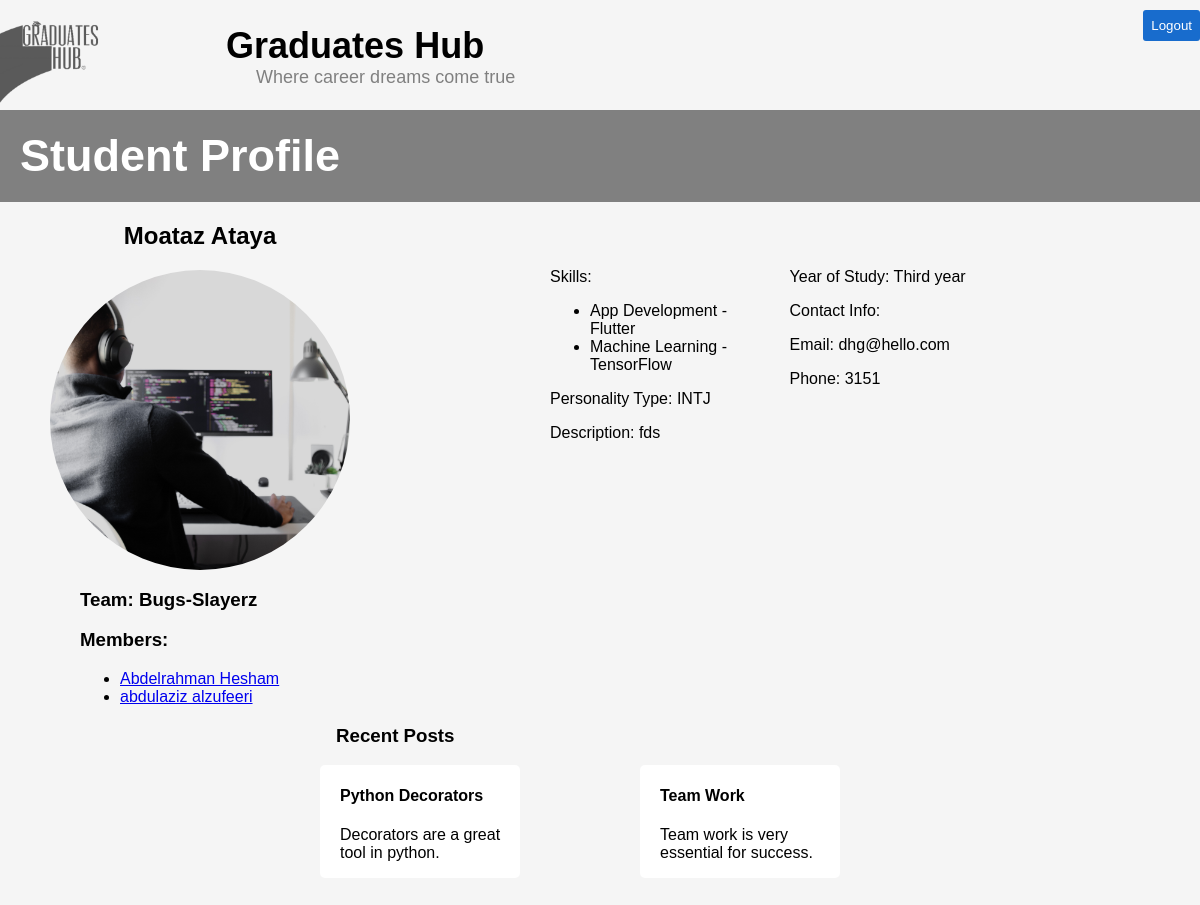
/hub/student-profile/1/ (signed in), run on the app's committed database.
### hub/models.py (models this page shows, shortened)
class User(models.Model):
    GENDERS = [('M', 'Male'), ('F', 'Female')]
    name = models.CharField(max_length=40)
    phone = models.PositiveIntegerField()
    bio = models.TextField(max_length=500)
    photo = models.ImageField(default='default.png',
                              upload_to='profile_pics/', blank=True)
    website = models.URLField(null=True, blank=True)
    email = models.EmailField()
    def __str__(self):
        return self.name

class Skill(models.Model):
    FIELDS = [('Embedded Systems', 'Embedded Systems'),
              ('App Development', 'App Development'),
              ('Programming Language', 'Programming Language'),
              ('Graphic Design', 'Graphics Design'),
              ('Machine Learning', 'Machine Learning'),
              ('Databases', 'Databases'),
              ('Web Backend', 'Web Backend'),
              ('Web Frontend', 'Web Frontend')]
    field = models.CharField(max_length=40, choices=FIELDS)
    name = models.CharField(max_length=40)
    def __str__(self):
        return self.field + ' - ' + self.name

class Student(User):
    PERSONALITIES = [('INTP', 'INTP'), ('INTJ', 'INTJ'), ('INFP', 'INFP'),
                     ('INFJ', 'INFJ'), ('ISTP', 'ISTP'), ('ISTJ', 'ISTJ'),
                     ('ISFP', 'ISFP'), ('ISFJ', 'ISFJ'), ('ENTP', 'ENTP'),
                     ('ENTJ', 'ENTJ'), ('ENFP', 'ENFP'), ('ENFJ', 'ENFJ'),
                     ('ESTP', 'ESTP'), ('ESTJ', 'ESTJ'), ('ESFP', 'ESFP'),
                     ('ESFJ', 'ESFJ')]
    ORDINALS = {1: 'First', 2: 'Second', 3: 'Third', 4: 'Fourth', 5: 'Fifth',
                6: 'Sixth', 7: 'Seventh', 8: 'Eighth', 9: 'Eighth', 10: 'tenth'}
    COMPATIBILITY_MATRIX = {
        'INTJ': ['ENFP', 'INFP', 'ENTJ', 'INTJ', 'INFJ', 'ISTJ'],
        'INTP': ['ENFJ', 'INFJ', 'ENTP', 'INTP', 'INFP', 'ISTP'],
        'INFJ': ['ENFP', 'INFP', 'ENTJ', 'INTJ', 'INFJ', 'ENFJ'],
        'INFP': ['ENFJ', 'INFJ', 'ENTP', 'INTP', 'INFP', 'ENFP'],
        'ISTJ': ['ENFJ', 'INFJ', 'ESFJ', 'ISFJ', 'ISTJ', 'ESTJ'],
        'ISFJ': ['ENFJ', 'INFJ', 'ESFJ', 'ISFJ', 'ISTJ', 'ESTJ'],
        'ISTP': ['ENFP', 'INFP', 'ENTP', 'INTP', 'ISFP', 'ISTP'],
        'ISFP': ['ENFJ', 'INFJ', 'ESFP', 'ISFP', 'ISTP', 'ESTP'],
        'ENTJ': ['ENFP', 'INFP', 'ENTJ', 'INTJ', 'INFJ', 'ENFJ'],
        'ENTP': ['ENFJ', 'INFJ', 'ENTP', 'INTP', 'INFP', 'ENFP'],
        'ENFJ': ['ENFP', 'INFP', 'ENTJ', 'INTJ', 'INFJ', 'ENTP'],
        'ENFP': ['ENFJ', 'INFJ', 'ENTP', 'INTP', 'INFP', 'ENFP'],
        'ESTJ': ['ESFJ', 'ISFJ', 'ISTJ', 'ESTJ', 'ENTJ', 'INTJ'],
        'ESFJ': ['ESFJ', 'ISFJ', 'ISTJ', 'ESTJ', 'ENFJ', 'INFJ'],
        'ESTP': ['ESFP', 'ISFP', 'ISTP', 'ESTP', 'ENTP', 'INTP'],
        'ESFP': ['ESFJ', 'ISFJ', 'ESFP', 'ISFP', 'ISTP', 'ESTP']
    }
    auth_user = models.OneToOneField(
        AuthUser, on_delete=models.CASCADE, related_name='profile')
    gender = models.CharField(max_length=1, choices=User.GENDERS)
    year = models.PositiveIntegerField()
    personality = models.CharField(max_length=4, choices=PERSONALITIES)
    team = models.ForeignKey(
        Team, null=True, on_delete=models.SET_NULL, blank=True)
    design_semester = models.ForeignKey(
        Semester, null=True, on_delete=models.SET_NULL, blank=True)
    skills = models.ManyToManyField(
        'Skill')
    occupancies = models.ManyToManyField('Occupancy', blank=True)

class Team(models.Model):
    name = models.CharField(max_length=30)
    project = models.OneToOneField(
        'Post', on_delete=models.SET_NULL, null=True)

### hub/views.py (the view)
# urls.py: path("student-profile/<int:id>/", views.get_student_profile, name='student-profile'),
def get_student_profile(request, id):
    if request.user.profile.id == id:
        return redirect('my-profile')
    student = Student.objects.get(id=id)
    student_skills = student.skills.all()
    if student.team:
        student_team = student.team.student_set.all().exclude(name=student.name)
    else:
        student_team = []
    student_year = student.ORDINALS[student.year]
    context = {'student': student, 'skills': student_skills,
               'study_year': student_year, 'team': student_team}
    return render(request, 'hub/student_profile.html', context)

### hub/templates/hub/student_profile.html (shortened to what this page needs)
{% load static%}
<!DOCTYPE html>
<html>
<head>
	<link rel="stylesheet" type="text/css" href="{% static 'hub/css/student_profile.css' %}">
</head>
<body>
	<header>
		<div class="logo">
			<div class="logo">
				<a  href="{% url 'student-home' %}"><img src="{% static 'hub/img/GraduatesHubLogo.png' %}" alt="Graduates Hub Logo"></a>
			</div>
		</div>
		<div class="title">
			<h1>Graduates Hub</h1>
			<p>Where career dreams come true</p>
		</div>
		<a href="/logout/"><button class="logout-button"> Logout </button></a>
	</header>
	<div class = "bar">
        <h2>Student Profile</h2>
    </div>
	<main>
        <div class="profile-info">
		<div class="profile-title">
            <h2> {{ student.name }}</h2>
			<img src="{{ student.photo.url}}" alt="Profile Photo">
		</div>
		<div class="fields">
            <div class="fields-info">
			<div class="left">
				<p>Skills:
					<ul>
					{% for skill in skills %}
					 <li>{{skill}}</li>
					{% endfor %}
					</ul>
				</p>
				<p>Personality Type: {{student.personality}}</p>
				<p>Description: {{student.bio}}</p>
			</div>
			<div class="right">
				<p>Year of Study: {{study_year}} year</p>
				<p>Contact Info:</p>
				<p>Email: {{ student.email }}</p>
				<p>Phone: {{ student.phone }}</p>
			</div>
        </div>
		</div>
    </div>
		<div class="dialog">
			<div class="team-members">
				{% if team %}
				<h3> Team: {{ student.team.name }}</h3>
				<h3>  Members:</h3>
				<ul>
				{% for member in team %}
				 <li><a href="/hub/student-profile/{{member.id}}">{{member}}</a></li>
				{% endfor %}
				</ul>
				{% endif %}
			</div>
            <div class="posts">
            <h3>Recent Posts</h3>
			<div class="post-boxes">
                <div id="post1">
                    <div class="post-info">
                    <h4>Python Decorators</h4>
                    <p>
                        Decorators are a great tool in python.
                    </p>
                </div>
                </div>
                <div id="post2">
                    <div class="post-info">
                    <h4>Team Work</h4>
                    <p>
                        Team work is very essential for success.
                    </p>
                </div>
                </div>
            </div>
        </div>
		</div>
	</main>
</body>
</html>

### static/hub/css/student_profile.css (style rules this page uses)
body { font-family: Arial, sans-serif; margin: 0; background-color: rgb(245, 245, 245); }
header { display: flex; align-items: left; height: 80px; background-color: rgb(245, 245, 245); padding: 10px 0px 20px 0px; box-shadow: 0px 4px 4px rgba(0, 0, 0, 0.25); }
.bar { background-color: grey; }
.bar h2 { color: white; margin:0px; padding: 20px; font-size: 45px; }
.logo { flex: 1; padding: 0; }
.logo img { height: 100px; }
.title { flex: 2; text-align: left; margin: 15px; }
.title h1 { margin: 0; font-size: 36px; font-weight: bold; }
.title p { margin: 0; margin-left: 30px; font-size: 18px; color: gray; }
.profile-info { display: flex; }
.profile-title { display: flex; flex-direction: column; align-items: center; padding-left: 50px; }
.profile-title img { width: 300px; height: 300px; border-radius: 50%; object-fit: cover; }
.fields { margin: 50px; margin-left: 200px }
.fields-info { display: flex; }
.left { flex: 1; text-align: left; padding-right: 10px; }
.right { flex: 1; padding-left: 10px; }
button { margin-left: 40vw; background-color: rgb(24, 108, 205); border: solid 1px transparent; border-radius: 3px; color: white; padding: 7px; }
.dialog { display:block; }
.team-members { padding-left: 80px; }
.posts { display:block; }
.posts h3 { margin-left: 28vw; }
.post-boxes { display:flex; justify-content: flex-end; padding-bottom: 50px; }
#post1 { display:flex; margin-right: 10vw; background-color: white; border-radius: 5px; }
#post2 { display:flex; margin-right: 30vw; background-color: white; border-radius: 5px; }
.post-info { max-width: 15vw; padding-left: 20px; }

### data on the page
User: name "Moataz Ataya", photo (picture), bio "fds", email "dhg@hello.com", phone "3151"
Skill: field+name "App Development - Flutter"
Skill: field+name "Machine Learning - TensorFlow"
Student: personality "INTJ", team.name "Bugs-Slayerz"
Student: name "Abdelrahman Hesham"
Student: name "abdulaziz alzufeeri"

### other printed values
{{ study_year }} "Third"
